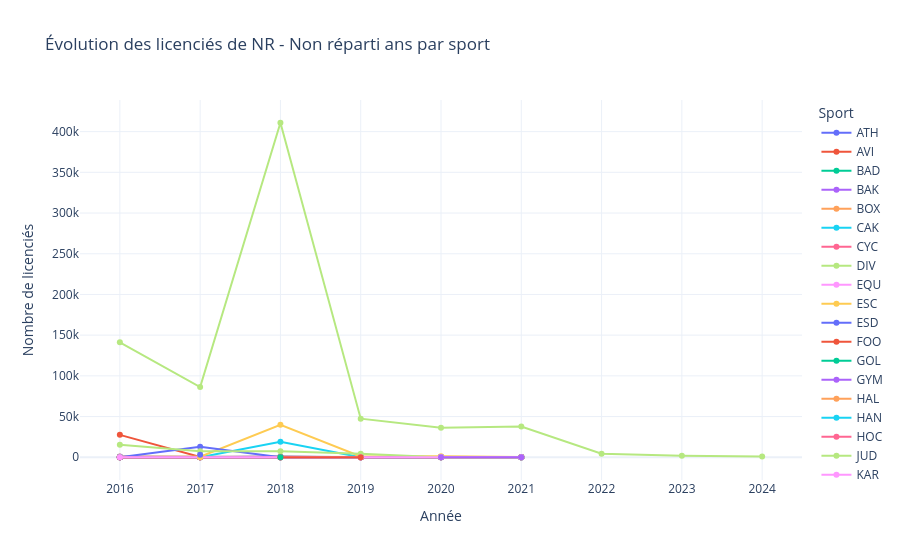

Here is the notebook cell this chart was saved with:
### Code cell
# --- Préparer les options pour les widgets ---
ages = sorted(data_licences["tranche_age"].dropna().unique())
sports = sorted(data_licences["code_sport"].dropna().unique())
annees = sorted(data_licences["annee"].dropna().unique())

age_widget = widgets.Dropdown(options=ages, description="Âge :", value=ages[0])
sport_widget = widgets.Dropdown(options=["all"] + sports, description="Sport :", value="all")
annee_widget = widgets.Dropdown(options=["all"] + list(annees), description="Année :", value="all")

# --- Fonction pour filtrer et préparer les données ---
def filter_data(df, age, sport, annee):
    df_filtered = df[df["tranche_age"] == age]
    
    if sport != "all":
        df_filtered = df_filtered[df_filtered["code_sport"] == sport]
        
    if annee != "all":
        df_filtered = df_filtered[df_filtered["annee"] == annee]
    
    table = (
        df_filtered.groupby(["annee", "code_sport"])["licences_annuelles"]
        .sum()
        .reset_index()
    )
    return table

# --- Fonction pour tracer avec Plotly ---
def plot_licencies_age_interactive(age, sport, annee):
    df_plot = filter_data(data_licences, age, sport, annee)
    if df_plot.empty:
        fig = px.line(title=f"Aucune donnée pour l'âge {age} ans avec ce filtre")
    else:
        fig = px.line(
            df_plot,
            x="annee",
            y="licences_annuelles",
            color="code_sport",
            markers=True,
            title=f"Évolution des licenciés de {age} ans par sport"
        )
    fig.update_layout(
        xaxis_title="Année",
        yaxis_title="Nombre de licenciés",
        legend_title="Sport",
        template="plotly_white"
    )
    fig.show()

# --- Callback pour mettre à jour le graphique ---
def update_graph(change=None):
    clear_output(wait=True)
    display(age_widget, sport_widget, annee_widget)
    plot_licencies_age_interactive(age_widget.value, sport_widget.value, annee_widget.value)

# --- Lier les widgets ---
age_widget.observe(update_graph, names='value')
sport_widget.observe(update_graph, names='value')
annee_widget.observe(update_graph, names='value')

# --- Affichage initial ---
display(age_widget, sport_widget, annee_widget)
update_graph()

### Figure 1 — Plotly figure (JSON) as saved in the notebook; plotly's stock layout.template omitted (floating-point values rounded to 4 significant figures)
{"data": [{"hovertemplate": "code_sport=ATH<br>annee=%{x}<br>licences_annuelles=%{y}<extra></extra>", "legendgroup": "ATH", "line": {"color": "#636efa", "dash": "solid"}, "marker": {"symbol": "circle"}, "mode": "lines+markers", "name": "ATH", "orientation": "v", "showlegend": true, "type": "scatter", "x": [2016, 2017, 2018, 2019, 2021], "xaxis": "x", "y": [4, 2, 1002, 8, 6], "yaxis": "y"}, {"hovertemplate": "code_sport=AVI<br>annee=%{x}<br>licences_annuelles=%{y}<extra></extra>", "legendgroup": "AVI", "line": {"color": "#EF553B", "dash": "solid"}, "marker": {"symbol": "circle"}, "mode": "lines+markers", "name": "AVI", "orientation": "v", "showlegend": true, "type": "scatter", "x": [2016, 2017, 2018, 2019, 2020, 2021], "xaxis": "x", "y": [34, 370, 503, 41, 32, 24], "yaxis": "y"}, {"hovertemplate": "code_sport=BAD<br>annee=%{x}<br>licences_annuelles=%{y}<extra></extra>", "legendgroup": "BAD", "line": {"color": "#00cc96", "dash": "solid"}, "marker": {"symbol": "circle"}, "mode": "lines+markers", "name": "BAD", "orientation": "v", "showlegend": true, "type": "scatter", "x": [2016], "xaxis": "x", "y": [1], "yaxis": "y"}, {"hovertemplate": "code_sport=BAK<br>annee=%{x}<br>licences_annuelles=%{y}<extra></extra>", "legendgroup": "BAK", "line": {"color": "#ab63fa", "dash": "solid"}, "marker": {"symbol": "circle"}, "mode": "lines+markers", "name": "BAK", "orientation": "v", "showlegend": true, "type": "scatter", "x": [2016, 2017, 2018, 2019, 2020, 2021], "xaxis": "x", "y": [774, 313, 162, 130, 155, 23], "yaxis": "y"}, {"hovertemplate": "code_sport=BOX<br>annee=%{x}<br>licences_annuelles=%{y}<extra></extra>", "legendgroup": "BOX", "line": {"color": "#FFA15A", "dash": "solid"}, "marker": {"symbol": "circle"}, "mode": "lines+markers", "name": "BOX", "orientation": "v", "showlegend": true, "type": "scatter", "x": [2016, 2017, 2018, 2019], "xaxis": "x", "y": [1, 3, 1, 8], "yaxis": "y"}, {"hovertemplate": "code_sport=CAK<br>annee=%{x}<br>licences_annuelles=%{y}<extra></extra>", "legendgroup": "CAK", "line": {"color": "#19d3f3", "dash": "solid"}, "marker": {"symbol": "circle"}, "mode": "lines+markers", "name": "CAK", "orientation": "v", "showlegend": true, "type": "scatter", "x": [2016, 2017, 2018, 2019, 2020, 2021], "xaxis": "x", "y": [74, 61, 19114, 132, 33, 15], "yaxis": "y"}, {"hovertemplate": "code_sport=CYC<br>annee=%{x}<br>licences_annuelles=%{y}<extra></extra>", "legendgroup": "CYC", "line": {"color": "#FF6692", "dash": "solid"}, "marker": {"symbol": "circle"}, "mode": "lines+markers", "name": "CYC", "orientation": "v", "showlegend": true, "type": "scatter", "x": [2016, 2017, 2018, 2019], "xaxis": "x", "y": [1, 1, 1, 1], "yaxis": "y"}, {"hovertemplate": "code_sport=DIV<br>annee=%{x}<br>licences_annuelles=%{y}<extra></extra>", "legendgroup": "DIV", "line": {"color": "#B6E880", "dash": "solid"}, "marker": {"symbol": "circle"}, "mode": "lines+markers", "name": "DIV", "orientation": "v", "showlegend": true, "type": "scatter", "x": [2016, 2017, 2018, 2019, 2020, 2021, 2022, 2023, 2024], "xaxis": "x", "y": [141208, 86235, 410925, 47433, 36114, 37806, 4252, 1857, 1040], "yaxis": "y"}, {"hovertemplate": "code_sport=EQU<br>annee=%{x}<br>licences_annuelles=%{y}<extra></extra>", "legendgroup": "EQU", "line": {"color": "#FF97FF", "dash": "solid"}, "marker": {"symbol": "circle"}, "mode": "lines+markers", "name": "EQU", "orientation": "v", "showlegend": true, "type": "scatter", "x": [2016, 2017, 2018, 2019, 2020, 2021], "xaxis": "x", "y": [312, 317, 292, 226, 7, 308], "yaxis": "y"}, {"hovertemplate": "code_sport=ESC<br>annee=%{x}<br>licences_annuelles=%{y}<extra></extra>", "legendgroup": "ESC", "line": {"color": "#FECB52", "dash": "solid"}, "marker": {"symbol": "circle"}, "mode": "lines+markers", "name": "ESC", "orientation": "v", "showlegend": true, "type": "scatter", "x": [2016, 2017, 2018, 2019, 2020, 2021], "xaxis": "x", "y": [44, 77, 84, 87, 53, 37], "yaxis": "y"}, {"hovertemplate": "code_sport=ESD<br>annee=%{x}<br>licences_annuelles=%{y}<extra></extra>", "legendgroup": "ESD", "line": {"color": "#636efa", "dash": "solid"}, "marker": {"symbol": "circle"}, "mode": "lines+markers", "name": "ESD", "orientation": "v", "showlegend": true, "type": "scatter", "x": [2016, 2017, 2018, 2019, 2020, 2021], "xaxis": "x", "y": [69, 82, 39, 29, 45, 39], "yaxis": "y"}, {"hovertemplate": "code_sport=FOO<br>annee=%{x}<br>licences_annuelles=%{y}<extra></extra>", "legendgroup": "FOO", "line": {"color": "#EF553B", "dash": "solid"}, "marker": {"symbol": "circle"}, "mode": "lines+markers", "name": "FOO", "orientation": "v", "showlegend": true, "type": "scatter", "x": [2016, 2017, 2018, 2019], "xaxis": "x", "y": [27500, 246, 225, 185], "yaxis": "y"}, {"hovertemplate": "code_sport=GOL<br>annee=%{x}<br>licences_annuelles=%{y}<extra></extra>", "legendgroup": "GOL", "line": {"color": "#00cc96", "dash": "solid"}, "marker": {"symbol": "circle"}, "mode": "lines+markers", "name": "GOL", "orientation": "v", "showlegend": true, "type": "scatter", "x": [2016, 2017, 2018, 2019, 2020, 2021], "xaxis": "x", "y": [80, 79, 83, 95, 49, 33], "yaxis": "y"}, {"hovertemplate": "code_sport=GYM<br>annee=%{x}<br>licences_annuelles=%{y}<extra></extra>", "legendgroup": "GYM", "line": {"color": "#ab63fa", "dash": "solid"}, "marker": {"symbol": "circle"}, "mode": "lines+markers", "name": "GYM", "orientation": "v", "showlegend": true, "type": "scatter", "x": [2016, 2017, 2018, 2019, 2020, 2021], "xaxis": "x", "y": [94, 126, 184, 188, 176, 108], "yaxis": "y"}, {"hovertemplate": "code_sport=HAL<br>annee=%{x}<br>licences_annuelles=%{y}<extra></extra>", "legendgroup": "HAL", "line": {"color": "#FFA15A", "dash": "solid"}, "marker": {"symbol": "circle"}, "mode": "lines+markers", "name": "HAL", "orientation": "v", "showlegend": true, "type": "scatter", "x": [2016, 2017, 2018, 2019, 2020, 2021], "xaxis": "x", "y": [18, 18, 23, 17, 16, 9], "yaxis": "y"}, {"hovertemplate": "code_sport=HAN<br>annee=%{x}<br>licences_annuelles=%{y}<extra></extra>", "legendgroup": "HAN", "line": {"color": "#19d3f3", "dash": "solid"}, "marker": {"symbol": "circle"}, "mode": "lines+markers", "name": "HAN", "orientation": "v", "showlegend": true, "type": "scatter", "x": [2016, 2017, 2018, 2020, 2021], "xaxis": "x", "y": [272, 11, 4, 1, 10], "yaxis": "y"}, {"hovertemplate": "code_sport=HOC<br>annee=%{x}<br>licences_annuelles=%{y}<extra></extra>", "legendgroup": "HOC", "line": {"color": "#FF6692", "dash": "solid"}, "marker": {"symbol": "circle"}, "mode": "lines+markers", "name": "HOC", "orientation": "v", "showlegend": true, "type": "scatter", "x": [2016, 2017, 2018, 2019, 2020, 2021], "xaxis": "x", "y": [568, 11, 14, 9, 3, 3], "yaxis": "y"}, {"hovertemplate": "code_sport=JUD<br>annee=%{x}<br>licences_annuelles=%{y}<extra></extra>", "legendgroup": "JUD", "line": {"color": "#B6E880", "dash": "solid"}, "marker": {"symbol": "circle"}, "mode": "lines+markers", "name": "JUD", "orientation": "v", "showlegend": true, "type": "scatter", "x": [2016, 2017, 2018, 2019, 2020, 2021], "xaxis": "x", "y": [663, 748, 506, 461, 434, 234], "yaxis": "y"}, {"hovertemplate": "code_sport=KAR<br>annee=%{x}<br>licences_annuelles=%{y}<extra></extra>", "legendgroup": "KAR", "line": {"color": "#FF97FF", "dash": "solid"}, "marker": {"symbol": "circle"}, "mode": "lines+markers", "name": "KAR", "orientation": "v", "showlegend": true, "type": "scatter", "x": [2016, 2017, 2018, 2019, 2020, 2021], "xaxis": "x", "y": [347, 254, 255, 146, 117, 80], "yaxis": "y"}, {"hovertemplate": "code_sport=NAT<br>annee=%{x}<br>licences_annuelles=%{y}<extra></extra>", "legendgroup": "NAT", "line": {"color": "#FECB52", "dash": "solid"}, "marker": {"symbol": "circle"}, "mode": "lines+markers", "name": "NAT", "orientation": "v", "showlegend": true, "type": "scatter", "x": [2016, 2017, 2018, 2019, 2020, 2021], "xaxis": "x", "y": [716, 630, 39798, 992, 1156, 407], "yaxis": "y"}, {"hovertemplate": "code_sport=RUG<br>annee=%{x}<br>licences_annuelles=%{y}<extra></extra>", "legendgroup": "RUG", "line": {"color": "#636efa", "dash": "solid"}, "marker": {"symbol": "circle"}, "mode": "lines+markers", "name": "RUG", "orientation": "v", "showlegend": true, "type": "scatter", "x": [2016, 2017, 2018], "xaxis": "x", "y": [9, 12786, 7], "yaxis": "y"}, {"hovertemplate": "code_sport=SUR<br>annee=%{x}<br>licences_annuelles=%{y}<extra></extra>", "legendgroup": "SUR", "line": {"color": "#EF553B", "dash": "solid"}, "marker": {"symbol": "circle"}, "mode": "lines+markers", "name": "SUR", "orientation": "v", "showlegend": true, "type": "scatter", "x": [2016, 2017, 2018, 2019, 2020, 2021], "xaxis": "x", "y": [13, 25, 18, 28, 8, 8], "yaxis": "y"}, {"hovertemplate": "code_sport=TAE<br>annee=%{x}<br>licences_annuelles=%{y}<extra></extra>", "legendgroup": "TAE", "line": {"color": "#00cc96", "dash": "solid"}, "marker": {"symbol": "circle"}, "mode": "lines+markers", "name": "TAE", "orientation": "v", "showlegend": true, "type": "scatter", "x": [2016, 2017, 2018, 2019, 2020, 2021], "xaxis": "x", "y": [56, 42, 43, 38, 23, 17], "yaxis": "y"}, {"hovertemplate": "code_sport=TAR<br>annee=%{x}<br>licences_annuelles=%{y}<extra></extra>", "legendgroup": "TAR", "line": {"color": "#ab63fa", "dash": "solid"}, "marker": {"symbol": "circle"}, "mode": "lines+markers", "name": "TAR", "orientation": "v", "showlegend": true, "type": "scatter", "x": [2016, 2017, 2018, 2019, 2020], "xaxis": "x", "y": [76, 27, 4, 7, 7], "yaxis": "y"}, {"hovertemplate": "code_sport=TDT<br>annee=%{x}<br>licences_annuelles=%{y}<extra></extra>", "legendgroup": "TDT", "line": {"color": "#FFA15A", "dash": "solid"}, "marker": {"symbol": "circle"}, "mode": "lines+markers", "name": "TDT", "orientation": "v", "showlegend": true, "type": "scatter", "x": [2016, 2017, 2018, 2019, 2020, 2021], "xaxis": "x", "y": [128, 130, 128, 92, 105, 110], "yaxis": "y"}, {"hovertemplate": "code_sport=TEN<br>annee=%{x}<br>licences_annuelles=%{y}<extra></extra>", "legendgroup": "TEN", "line": {"color": "#19d3f3", "dash": "solid"}, "marker": {"symbol": "circle"}, "mode": "lines+markers", "name": "TEN", "orientation": "v", "showlegend": true, "type": "scatter", "x": [2016, 2017, 2018, 2019, 2020, 2021], "xaxis": "x", "y": [199, 242, 214, 198, 137, 154], "yaxis": "y"}, {"hovertemplate": "code_sport=TIR<br>annee=%{x}<br>licences_annuelles=%{y}<extra></extra>", "legendgroup": "TIR", "line": {"color": "#FF6692", "dash": "solid"}, "marker": {"symbol": "circle"}, "mode": "lines+markers", "name": "TIR", "orientation": "v", "showlegend": true, "type": "scatter", "x": [2016, 2017, 2018, 2019, 2020, 2021], "xaxis": "x", "y": [10, 4, 4, 3, 3, 4], "yaxis": "y"}, {"hovertemplate": "code_sport=VOI<br>annee=%{x}<br>licences_annuelles=%{y}<extra></extra>", "legendgroup": "VOI", "line": {"color": "#B6E880", "dash": "solid"}, "marker": {"symbol": "circle"}, "mode": "lines+markers", "name": "VOI", "orientation": "v", "showlegend": true, "type": "scatter", "x": [2016, 2017, 2018, 2019, 2020, 2021], "xaxis": "x", "y": [15416, 7365, 7306, 4437, 43, 61], "yaxis": "y"}, {"hovertemplate": "code_sport=VOL<br>annee=%{x}<br>licences_annuelles=%{y}<extra></extra>", "legendgroup": "VOL", "line": {"color": "#FF97FF", "dash": "solid"}, "marker": {"symbol": "circle"}, "mode": "lines+markers", "name": "VOL", "orientation": "v", "showlegend": true, "type": "scatter", "x": [2016, 2017, 2018, 2019, 2020, 2021], "xaxis": "x", "y": [31, 39, 32, 32, 17, 21], "yaxis": "y"}, {"hovertemplate": "code_sport=BAS<br>annee=%{x}<br>licences_annuelles=%{y}<extra></extra>", "legendgroup": "BAS", "line": {"color": "#FECB52", "dash": "solid"}, "marker": {"symbol": "circle"}, "mode": "lines+markers", "name": "BAS", "orientation": "v", "showlegend": true, "type": "scatter", "x": [2017], "xaxis": "x", "y": [2], "yaxis": "y"}, {"hovertemplate": "code_sport=LUT<br>annee=%{x}<br>licences_annuelles=%{y}<extra></extra>", "legendgroup": "LUT", "line": {"color": "#636efa", "dash": "solid"}, "marker": {"symbol": "circle"}, "mode": "lines+markers", "name": "LUT", "orientation": "v", "showlegend": true, "type": "scatter", "x": [2017], "xaxis": "x", "y": [2932], "yaxis": "y"}, {"hovertemplate": "code_sport=PEN<br>annee=%{x}<br>licences_annuelles=%{y}<extra></extra>", "legendgroup": "PEN", "line": {"color": "#EF553B", "dash": "solid"}, "marker": {"symbol": "circle"}, "mode": "lines+markers", "name": "PEN", "orientation": "v", "showlegend": true, "type": "scatter", "x": [2018, 2019], "xaxis": "x", "y": [1, 2], "yaxis": "y"}, {"hovertemplate": "code_sport=TRI<br>annee=%{x}<br>licences_annuelles=%{y}<extra></extra>", "legendgroup": "TRI", "line": {"color": "#00cc96", "dash": "solid"}, "marker": {"symbol": "circle"}, "mode": "lines+markers", "name": "TRI", "orientation": "v", "showlegend": true, "type": "scatter", "x": [2018], "xaxis": "x", "y": [2], "yaxis": "y"}, {"hovertemplate": "code_sport=SKT<br>annee=%{x}<br>licences_annuelles=%{y}<extra></extra>", "legendgroup": "SKT", "line": {"color": "#ab63fa", "dash": "solid"}, "marker": {"symbol": "circle"}, "mode": "lines+markers", "name": "SKT", "orientation": "v", "showlegend": true, "type": "scatter", "x": [2020, 2021], "xaxis": "x", "y": [42, 27], "yaxis": "y"}], "layout": {"legend": {"title": {"text": "Sport"}, "tracegroupgap": 0}, "title": {"text": "Évolution des licenciés de NR - Non réparti ans par sport"}, "xaxis": {"anchor": "y", "domain": [0, 1], "title": {"text": "Année"}}, "yaxis": {"anchor": "x", "domain": [0, 1], "title": {"text": "Nombre de licenciés"}}}}
